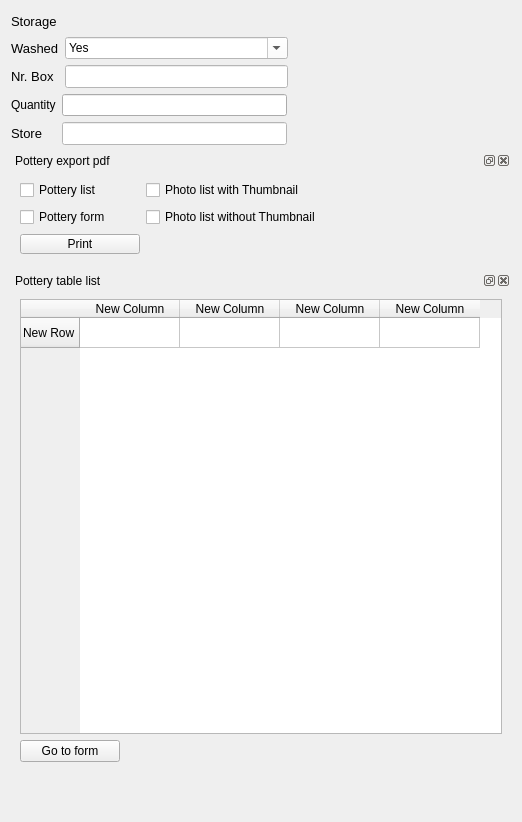
       <widget class="QWidget" name="tab_6">
        <attribute name="title">
         <string>Storage</string>
        </attribute>
        <layout class="QGridLayout" name="gridLayout_32">
         <item row="1" column="0">
          <widget class="QgsDockWidget" name="mDockWidget_export">
           <property name="minimumSize">
            <size>
             <width>310</width>
             <height>114</height>
            </size>
           </property>
           <property name="floating">
            <bool>true</bool>
           </property>
           <property name="windowTitle">
            <string>Pottery export pdf</string>
           </property>
           <widget class="QWidget" name="dockWidgetContents_4">
            <layout class="QGridLayout" name="gridLayout_33">
             <item row="0" column="0">
              <widget class="QCheckBox" name="checkBox_e_pottery">
               <property name="text">
                <string>Pottery list</string>
               </property>
              </widget>
             </item>
             <item row="0" column="1">
              <widget class="QCheckBox" name="checkBox_e_foto_t">
               <property name="text">
                <string>Photo list with Thumbnail</string>
               </property>
              </widget>
             </item>
             <item row="1" column="0">
              <widget class="QCheckBox" name="checkBox_s_pottery">
               <property name="text">
                <string>Pottery form</string>
               </property>
              </widget>
             </item>
             <item row="1" column="1">
              <widget class="QCheckBox" name="checkBox_e_foto">
               <property name="text">
                <string>Photo list without Thumbnail</string>
               </property>
              </widget>
             </item>
             <item row="2" column="0">
              <widget class="QPushButton" name="pushButton_print">
               <property name="minimumSize">
                <size>
                 <width>0</width>
                 <height>0</height>
                </size>
               </property>
               <property name="maximumSize">
                <size>
                 <width>120</width>
                 <height>20</height>
                </size>
               </property>
               <property name="text">
                <string>Print</string>
               </property>
               <property name="icon">
                <iconset resource="../../resources/resources.qrc">
                 <normaloff>:/icons/pdf-icon.png</normaloff>:/icons/pdf-icon.png</iconset>
               </property>
               <property name="iconSize">
                <size>
                 <width>10</width>
                 <height>10</height>
                </size>
               </property>
              </widget>
             </item>
            </layout>
           </widget>
          </widget>
         </item>
         <item row="3" column="0">
          <spacer name="verticalSpacer">
           <property name="orientation">
            <enum>Qt::Vertical</enum>
           </property>
           <property name="sizeHint" stdset="0">
            <size>
             <width>20</width>
             <height>40</height>
            </size>
           </property>
          </spacer>
         </item>
         <item row="0" column="0">
          <layout class="QGridLayout" name="gridLayout_24">
           <item row="1" column="0">
            <layout class="QGridLayout" name="gridLayout_30">
             <item row="1" column="2">
              <widget class="QComboBox" name="comboBox_washed">
               <property name="styleSheet">
                <string notr="true">background-color: rgb(255, 255, 255);</string>
               </property>
               <property name="editable">
                <bool>true</bool>
               </property>
               <item>
                <property name="text">
                 <string>Yes</string>
                </property>
               </item>
               <item>
                <property name="text">
                 <string>No</string>
                </property>
               </item>
               <item>
                <property name="text">
                 <string/>
                </property>
               </item>
              </widget>
             </item>
             <item row="1" column="1">
              <widget class="QLabel" name="label_54">
               <property name="font">
                <font>
                 <family>MS Shell Dlg 2</family>
                 <pointsize>10</pointsize>
                 <weight>9</weight>
                 <italic>false</italic>
                 <bold>false</bold>
                </font>
               </property>
               <property name="text">
                <string>Washed</string>
               </property>
              </widget>
             </item>
             <item row="2" column="1">
              <widget class="QLabel" name="label_53">
               <property name="font">
                <font>
                 <family>MS Shell Dlg 2</family>
                 <pointsize>10</pointsize>
                 <weight>9</weight>
                 <italic>false</italic>
                 <bold>false</bold>
                </font>
               </property>
               <property name="text">
                <string>Nr. Box</string>
               </property>
              </widget>
             </item>
             <item row="2" column="4">
              <spacer name="horizontalSpacer_18">
               <property name="orientation">
                <enum>Qt::Horizontal</enum>
               </property>
               <property name="sizeHint" stdset="0">
                <size>
                 <width>168</width>
                 <height>20</height>
                </size>
               </property>
              </spacer>
             </item>
             <item row="2" column="2">
              <widget class="QLineEdit" name="lineEdit_box">
               <property name="enabled">
                <bool>true</bool>
               </property>
               <property name="font">
                <font>
                 <family>MS Shell Dlg 2</family>
                 <pointsize>10</pointsize>
                 <weight>9</weight>
                 <italic>false</italic>
                 <bold>false</bold>
                </font>
               </property>
               <property name="styleSheet">
                <string notr="true">background-color: rgb(255, 255, 255);</string>
               </property>
               <property name="text">
                <string/>
               </property>
              </widget>
             </item>
            </layout>
           </item>
           <item row="0" column="0">
            <layout class="QGridLayout" name="gridLayout_29">
             <item row="0" column="0">
              <widget class="QLabel" name="label_52">
               <property name="font">
                <font>
                 <family>MS Shell Dlg 2</family>
                 <pointsize>10</pointsize>
                 <weight>9</weight>
                 <italic>false</italic>
                 <bold>false</bold>
                </font>
               </property>
               <property name="text">
                <string>Storage</string>
               </property>
              </widget>
             </item>
             <item row="0" column="1">
              <spacer name="horizontalSpacer_17">
               <property name="orientation">
                <enum>Qt::Horizontal</enum>
               </property>
               <property name="sizeHint" stdset="0">
                <size>
                 <width>248</width>
                 <height>20</height>
                </size>
               </property>
              </spacer>
             </item>
            </layout>
           </item>
           <item row="3" column="0">
            <layout class="QGridLayout" name="gridLayout_31">
             <item row="2" column="1">
              <widget class="QLineEdit" name="lineEdit_storage_">
               <property name="font">
                <font>
                 <family>MS Shell Dlg 2</family>
                 <pointsize>10</pointsize>
                 <weight>9</weight>
                 <italic>false</italic>
                 <bold>false</bold>
                </font>
               </property>
               <property name="styleSheet">
                <string notr="true">background-color: rgb(255, 255, 255);</string>
               </property>
               <property name="text">
                <string/>
               </property>
              </widget>
             </item>
             <item row="2" column="0">
              <widget class="QLabel" name="label_55">
               <property name="font">
                <font>
                 <family>MS Shell Dlg 2</family>
                 <pointsize>10</pointsize>
                 <weight>9</weight>
                 <italic>false</italic>
                 <bold>false</bold>
                </font>
               </property>
               <property name="text">
                <string>Store</string>
               </property>
              </widget>
             </item>
             <item row="1" column="1">
              <widget class="QLineEdit" name="lineEdit_qty">
               <property name="readOnly">
                <bool>false</bool>
               </property>
              </widget>
             </item>
             <item row="1" column="0">
              <widget class="QLabel" name="label">
               <property name="text">
                <string>Quantity</string>
               </property>
              </widget>
             </item>
             <item row="1" column="2">
              <spacer name="horizontalSpacer">
               <property name="orientation">
                <enum>Qt::Horizontal</enum>
               </property>
               <property name="sizeHint" stdset="0">
                <size>
                 <width>40</width>
                 <height>20</height>
                </size>
               </property>
              </spacer>
             </item>
            </layout>
           </item>
          </layout>
         </item>
         <item row="2" column="0">
          <widget class="QgsDockWidget" name="mDockWidget_2">
           <property name="minimumSize">
            <size>
             <width>500</width>
             <height>500</height>
            </size>
           </property>
           <property name="inputMethodHints">
            <set>Qt::ImhDialableCharactersOnly|Qt::ImhEmailCharactersOnly|Qt::ImhLatinOnly|Qt::ImhLowercaseOnly|Qt::ImhUppercaseOnly|Qt::ImhUrlCharactersOnly</set>
           </property>
           <property name="floating">
            <bool>true</bool>
           </property>
           <property name="windowTitle">
            <string>Pottery table list</string>
           </property>
           <widget class="QWidget" name="dockWidgetContents_5">
            <layout class="QGridLayout" name="gridLayout_34">
             <item row="0" column="0">
              <widget class="QTableWidget" name="tableWidget_foto">
               <property name="autoScrollMargin">
                <number>16</number>
               </property>
               <row>
                <property name="text">
                 <string>New Row</string>
                </property>
               </row>
               <column>
                <property name="text">
                 <string>New Column</string>
                </property>
               </column>
               <column>
                <property name="text">
                 <string>New Column</string>
                </property>
               </column>
               <column>
                <property name="text">
                 <string>New Column</string>
                </property>
               </column>
               <column>
                <property name="text">
                 <string>New Column</string>
                </property>
               </column>
              </widget>
             </item>
             <item row="1" column="0">
              <widget class="QPushButton" name="pushButton_go_to_scheda">
               <property name="maximumSize">
                <size>
                 <width>100</width>
                 <height>16777215</height>
                </size>
               </property>
               <property name="text">
                <string>Go to form</string>
               </property>
              </widget>
             </item>
            </layout>
           </widget>
          </widget>
         </item>
        </layout>
       </widget>
